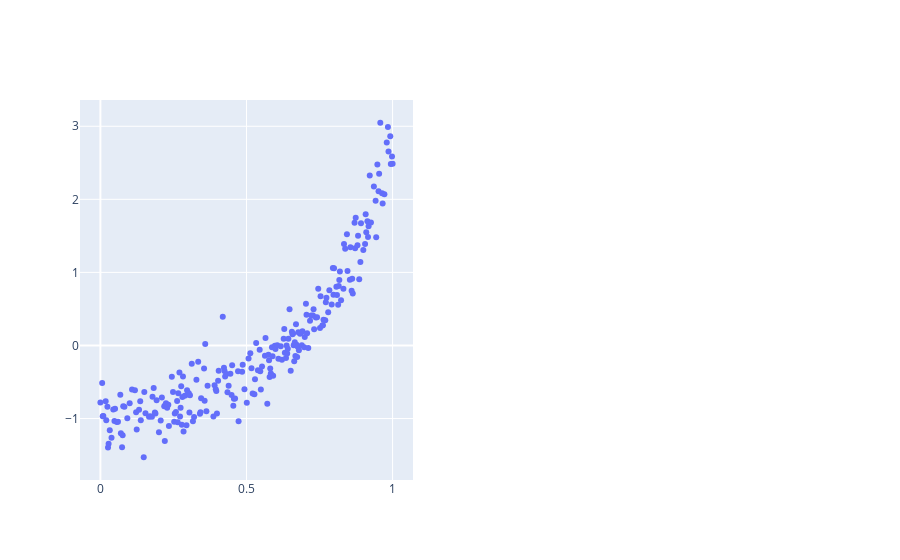

Source (notebook cell):
### Code cell
#########################################################################
## DATA GENERATION
#########################################################################
np.random.seed(42)
X = pd.DataFrame(data={"x1": np.linspace(-2,2,500), "x2": np.linspace(0,1,500), #}) #,
                       "x3": np.linspace(-2,2,500), "x4": np.linspace(0,1,500),
                       "x5": np.linspace(-2,2,500), "x6": np.linspace(0,1,500)})
y = pd.DataFrame(data={"y": np.exp(X["x1"]) + np.random.randn(len(X["x1"]))*0.5}) # - 2*X["x2"]

X_train, X_test, y_train, y_test = train_test_split(X, y, test_size=0.5, shuffle=True)

X_test = X_test.sort_index()
X_train = X_train.sort_index()
y_train = y_train.sort_index()
y_test = y_test.sort_index()

X_train.shape

X_norm = MinMaxScaler().fit_transform(X_train)
y_norm = StandardScaler().fit_transform(y_train)

fig = make_subplots(rows=1, cols=2, 
                    specs=[[{'type':'scatter'}, {'type':'scatter3d'}] ])

fig.add_trace(go.Scatter(x=X_norm[:,0], y=y_norm.ravel(), mode="markers", name="Data"), row=1, col=1)
#fig.add_trace(go.Scatter3d(x=X_norm[:,0], y=X_norm[:,1], z=y_norm.ravel(),
#                           name="Data", mode="markers"), row=1, col=2)
fig.show()

### Figure 1 — Plotly figure (JSON) as saved in the notebook; plotly's stock layout.template omitted (floating-point values rounded to 4 significant figures; data arrays with more than 128 entries replaced by an {"elided": "..."} marker saying what was removed)
{"data": [{"mode": "markers", "name": "Data", "type": "scatter", "x": {"elided": "250 float values"}, "xaxis": "x", "y": {"elided": "250 float values"}, "yaxis": "y"}], "layout": {"scene": {"domain": {"x": [0.55, 1], "y": [0, 1]}}, "xaxis": {"anchor": "y", "domain": [0, 0.45]}, "yaxis": {"anchor": "x", "domain": [0, 1]}}}
